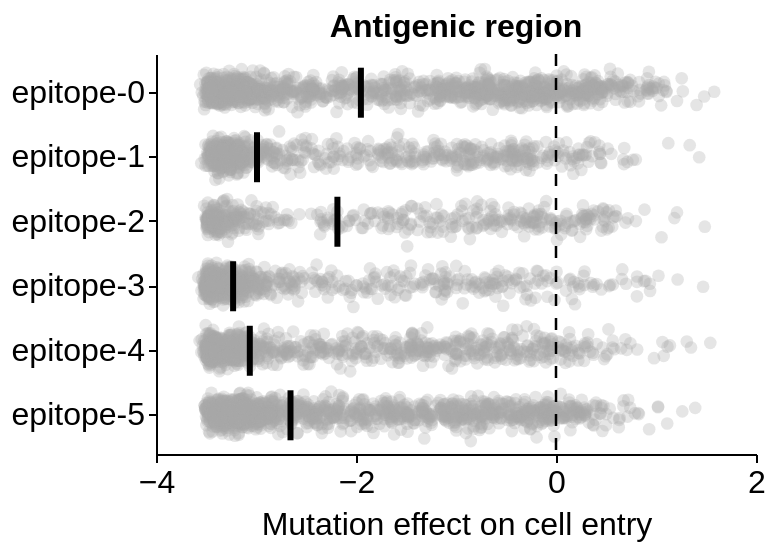

Write notebook code for a chart like this one.
### Code cell
# ---------------------------------------------------------------------------
# Define colors and order
order = [
    'epitope-0',
    'epitope-1',
    'epitope-2',
    'epitope-3',
    'epitope-4',
    'epitope-5'
]

colors = {
    'epitope-0': '#A9A9A9',   
    'epitope-5': '#A9A9A9',  
    'epitope-3': '#A9A9A9',  
    'epitope-4': '#A9A9A9',  
    'epitope-2': '#A9A9A9',   
    'epitope-1': '#A9A9A9'    
}

# ---------------------------------------------------------------------------
# Filter to only rows with valid region and effect
plot_df = func_data_for_heatmap.dropna(
    subset=['region', 'effect']
).copy()

# Add jitter for yOffset (Altair requires this precomputed)
plot_df['jitter'] = np.random.normal(
    loc=0,
    scale=0.2,
    size=len(plot_df)
)

# ---------------------------------------------------------------------------
# Scatter points
points = alt.Chart(plot_df).mark_circle(
    size=40,
    opacity=0.3
).encode(
    y=alt.Y(
        "region:N",
        sort=order,
        title=None
    ),
    x=alt.X(
        "effect:Q",
        title=["Mutation effect on cell entry"]
    ),
    yOffset=alt.YOffset("jitter:Q"),
    color=alt.Color(
        "region:N",
        scale=alt.Scale(
            domain=order,
            range=[colors[o] for o in order]
        ),
        legend=None
    ),
    tooltip=['site', 'wildtype', 'mutant', 'effect']
)

# ---------------------------------------------------------------------------
# Median effect lines
median_line = alt.Chart(plot_df).mark_tick(
    color='black',
    thickness=3,
    size=25
).encode(
    y=alt.Y(
        'region:N',
        sort=order
    ),
    x='median(effect):Q'
)

# ---------------------------------------------------------------------------
# Vertical reference line at x = 0
vline = alt.Chart(
    pd.DataFrame({'x': [0]})
).mark_rule(
    color='black',
    size=1.25,
    opacity=1.0,
    strokeDash=[6, 6]
).encode(
    x='x:Q'
)

# ---------------------------------------------------------------------------
# Combine all layers
chart = alt.layer(
    points,
    median_line,
    vline
).properties(
    height=200,
    width=300,
    title=alt.TitleParams(
        text='Antigenic region',
        anchor='middle',
        fontSize=16,
        fontWeight='bold',
    )
)

chart.display()

### Figure 1 — Vega-Lite specification as saved in the notebook (floating-point values rounded to 4 significant figures; data arrays with more than 128 entries replaced by an {"elided": "..."} marker saying what was removed)
{"config": {"background": "white", "title": {"fontSize": 20, "fontWeight": "normal", "font": "Helvetica", "anchor": "start", "color": "#000000", "orient": "top", "offset": 5, "subtitleColor": "gray", "subtitleFont": "Helvetica", "subtitleFontWeight": "normal", "subtitleFontSize": 18, "subtitlePadding": 2}, "axis": {"domain": true, "domainColor": "black", "domainWidth": 1, "grid": false, "gridColor": "#DEDDDD", "gridWidth": 0.5, "labelFont": "Helvetica", "labelFontSize": 16, "labelFlush": false, "labelFontWeight": "normal", "labelPadding": 2, "tickColor": "black", "tickSize": 4, "tickCount": 3, "tickWidth": 1, "titleFont": "Helvetica", "titleAlign": "center", "titleFontWeight": "normal", "titleFontSize": 16, "titlePadding": 5}, "legend": {"labelFont": "Helvetica", "labelFontSize": 16, "symbolSize": 100, "titleFont": "Helvetica", "titleFontSize": 16, "titleFontWeight": "normal", "padding": 5, "titleLimit": 200, "gradientLength": 100}, "range": {"category": ["#4e79a7", "#f28e2c", "#e15759", "#76b7b2", "#59a14f", "#edc949", "#af7aa1", "#ff9da7", "#9c755f", "#bab0ab"], "diverging": ["#c7e9b4", "#7fcdbb", "#41b6c4", "#1d91c0", "#225ea8", "#253494"]}, "view": {"stroke": "white", "strokeWidth": 0}, "text": {"font": "Helvetica", "fontSize": 16}}, "layer": [{"data": {"name": "data-e271d3db19b82cfd4beeeab6eab2749a"}, "mark": {"type": "circle", "opacity": 0.3, "size": 40}, "encoding": {"color": {"field": "region", "legend": null, "scale": {"domain": ["epitope-0", "epitope-1", "epitope-2", "epitope-3", "epitope-4", "epitope-5"], "range": ["#A9A9A9", "#A9A9A9", "#A9A9A9", "#A9A9A9", "#A9A9A9", "#A9A9A9"]}, "type": "nominal"}, "tooltip": [{"field": "site", "type": "quantitative"}, {"field": "wildtype", "type": "nominal"}, {"field": "mutant", "type": "nominal"}, {"field": "effect", "type": "quantitative"}], "x": {"field": "effect", "title": ["Mutation effect on cell entry"], "type": "quantitative"}, "y": {"field": "region", "sort": ["epitope-0", "epitope-1", "epitope-2", "epitope-3", "epitope-4", "epitope-5"], "title": null, "type": "nominal"}, "yOffset": {"field": "jitter", "type": "quantitative"}}}, {"data": {"name": "data-e271d3db19b82cfd4beeeab6eab2749a"}, "mark": {"type": "tick", "color": "black", "size": 25, "thickness": 3}, "encoding": {"x": {"aggregate": "median", "field": "effect", "type": "quantitative"}, "y": {"field": "region", "sort": ["epitope-0", "epitope-1", "epitope-2", "epitope-3", "epitope-4", "epitope-5"], "type": "nominal"}}}, {"data": {"name": "data-d285a7403ed98ae579761d64a864032b"}, "mark": {"type": "rule", "color": "black", "opacity": 1.0, "size": 1.25, "strokeDash": [6, 6]}, "encoding": {"x": {"field": "x", "type": "quantitative"}}}], "height": 200, "title": {"text": "Antigenic region", "anchor": "middle", "fontSize": 16, "fontWeight": "bold"}, "width": 300, "$schema": "https://vega.github.io/schema/vega-lite/v5.20.1.json", "datasets": {"data-e271d3db19b82cfd4beeeab6eab2749a": {"elided": "5518 records"}, "data-d285a7403ed98ae579761d64a864032b": [{"x": 0}]}}
